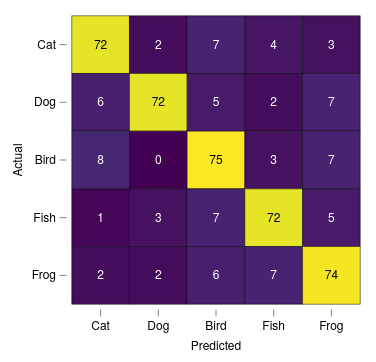

Write a Vega-Lite specification for this figure.
### Vega-Lite specification from a JSON file in a GitHub repository (floating-point values rounded to 4 significant figures)
{"background": null, "config": {"arc": {"fill": "#DBDBDB", "fillOpacity": 1.0, "innerRadius": 37.5, "padAngle": 0.03, "stroke": "black", "strokeOpacity": 1, "strokeWidth": 0.25}, "area": {"fill": "#DBDBDB", "fillOpacity": 1.0, "stroke": "black", "strokeOpacity": 1, "strokeWidth": 0.25}, "axis": {"domain": true, "domainCap": "round", "domainColor": "black", "domainWidth": 0.25, "grid": false, "gridCap": "round", "gridColor": "#F1F1F1", "gridDash": [0, 0], "gridOpacity": 1.0, "gridWidth": 0.25, "labelColor": "black", "labelFont": "Helvetica Neue, HelveticaNeue, Helvetica, Arial, sans-serif", "labelFontSize": 6, "labelFontStyle": "normal", "labelFontWeight": 400, "offset": 0, "ticks": true, "tickCap": "round", "tickColor": "black", "tickRound": false, "tickSize": 3.0, "tickWidth": 0.25, "titleColor": "black", "titleFont": "Helvetica Neue, HelveticaNeue, Helvetica, Arial, sans-serif", "titleFontSize": 6, "titleFontStyle": "normal", "titleFontWeight": 400}, "axisX": {"domain": false, "labelAlign": "center", "labelAngle": 0, "labels": true, "ticks": true, "translate": 0}, "axisY": {"domain": false, "labelAlign": "right", "labelAngle": 0, "labels": true, "ticks": true, "translate": 0}, "axisRight": {"domain": false, "labelAlign": "left", "labelAngle": 0, "labels": true, "ticks": true, "translate": 0}, "axisTop": {"domain": false, "labelAlign": "center", "labelAngle": 0, "labels": true, "ticks": true, "translate": 0}, "axisBand": {"tickOffset": 0}, "bar": {"fill": "#DBDBDB", "fillOpacity": 1.0, "stroke": "black", "strokeOpacity": 1, "strokeWidth": 0.25}, "boxplot": {"size": 13.5, "ticks": {"cornerRadius": 0.25, "fill": "black", "opacity": 1, "size": 6.75, "thickness": 0.25}, "box": {"fillOpacity": 1.0, "stroke": "black", "strokeOpacity": 1, "strokeWidth": 0.25}, "median": {"cornerRadius": 0, "fill": "black", "fillOpacity": 1.0, "opacity": 1, "size": 13.5, "thickness": 0.25}, "rule": {"fill": "black", "fillOpacity": 1.0, "size": 15.0, "stroke": "black", "strokeDash": [0, 0], "strokeOpacity": 1, "strokeWidth": 0.25}, "outliers": {"color": "black", "fill": "black", "fillOpacity": 1.0, "size": 0, "stroke": "black", "strokeOpacity": 1, "strokeWidth": 0.25}}, "circle": {"fill": "black", "fillOpacity": 1.0, "size": 1.875, "stroke": null, "strokeOpacity": 1, "strokeWidth": 0.25}, "errorband": {"band": {"fillOpacity": 0.6, "stroke": null, "strokeWidth": 0.25, "strokeOpacity": 1}, "borders": {"opacity": 0, "strokeOpacity": 1, "strokeWidth": 0.25}}, "errorbar": {"opacity": 1, "rule": {"strokeDash": [0, 0], "strokeWidth": 0.25}, "ticks": {"color": "black", "cornerRadius": 0.125, "opacity": 1, "size": 9.0, "thickness": 0.25}, "thickness": 0.25}, "font": "Helvetica Neue, HelveticaNeue, Helvetica, Arial, sans-serif", "geoshape": {"fill": "#DBDBDB", "fillOpacity": 1.0, "stroke": "black", "strokeOpacity": 1, "strokeWidth": 0.25}, "header": {"labelColor": "black", "labelFont": "Helvetica Neue, HelveticaNeue, Helvetica, Arial, sans-serif", "labelFontSize": 6, "labelFontStyle": "normal", "labelFontWeight": 400, "titleColor": "black", "titleFont": "Helvetica Neue, HelveticaNeue, Helvetica, Arial, sans-serif", "titleFontSize": 6, "titleFontStyle": "normal", "titleFontWeight": 400, "titlePadding": 0}, "legend": {"disable": false, "offset": 4.5, "titlePadding": 4, "labelOffset": 2, "gradientLabelOffset": 2, "columnPadding": 4, "rowPadding": 2, "gradientThickness": 5, "gradientOpacity": 1.0, "gradientStrokeColor": "black", "gradientStrokeWidth": 0.25, "labelColor": "black", "labelFont": "Helvetica Neue, HelveticaNeue, Helvetica, Arial, sans-serif", "labelFontSize": 6, "labelFontStyle": "normal", "labelFontWeight": 400, "strokeColor": "black", "strokeWidth": 0, "symbolSize": 36, "symbolStrokeColor": "black", "symbolStrokeWidth": 0.25, "titleColor": "black", "titleFont": "Helvetica Neue, HelveticaNeue, Helvetica, Arial, sans-serif", "titleFontSize": 6, "titleFontStyle": "normal", "titleFontWeight": 400}, "line": {"color": "black", "stroke": "black", "strokeCap": "butt", "strokeDash": [0, 0], "strokeOpacity": 1, "strokeWidth": 0.5}, "point": {"filled": true, "fill": "#DBDBDB", "fillOpacity": 1.0, "size": 7.5, "stroke": "black", "strokeOpacity": 1, "strokeWidth": 0.25}, "range": {"category": ["#9D9D9D", "#28287D", "#004225", "#47266F", "#00605D", "#DBDBDB", "#7983C1", "#6E927B", "#937FB4", "#699A97"], "diverging": {"scheme": ["#4F4265", "#6A5C82", "#85789D", "#A196B7", "#BDB5CE", "#D8D6DD", "#F6F6F6", "#CED8D7", "#9DBFBD", "#75A3A0", "#518683", "#326967", "#164D4B"]}, "heatmap": {"scheme": ["#440154", "#472270", "#433E82", "#38598C", "#2C728E", "#238A8D", "#24A086", "#39B578", "#5DC862", "#96D646", "#CAE02D", "#FDE724"]}, "ordinal": {"scheme": ["#F1F1F1", "#DBDBDB", "#C6C6C6", "#B2B2B2", "#9D9D9D", "#898989", "#767676", "#636363", "#515151", "#404040", "#2F2F2F", "#1F1F1F"]}, "ramp": {"scheme": ["#440154", "#472270", "#433E82", "#38598C", "#2C728E", "#238A8D", "#24A086", "#39B578", "#5DC862", "#96D646", "#CAE02D", "#FDE724"]}}, "rule": {"color": "black", "stroke": "black", "strokeCap": "round", "strokeDash": [2, 2], "strokeOpacity": 1, "strokeWidth": 0.25}, "scale": {"barBandPaddingInner": 0.1, "rectBandPaddingInner": 0, "tickBandPaddingInner": 0.1, "bandPaddingOuter": 0.1, "bandWithNestedOffsetPaddingInner": 0.2, "bandWithNestedOffsetPaddingOuter": 0.2, "offsetBandPaddingInner": 0, "offsetBandPaddingOuter": 0, "round": false}, "rect": {"fill": "#DBDBDB", "fillOpacity": 1.0, "stroke": "black", "strokeOpacity": 1, "strokeWidth": 0.25}, "square": {"fill": "#DBDBDB", "fillOpacity": 1.0, "size": 15.0, "stroke": "black", "strokeOpacity": 1, "strokeWidth": 0.25}, "text": {"color": "black", "font": "Helvetica Neue, HelveticaNeue, Helvetica, Arial, sans-serif", "fontSize": 6, "fontStyle": "normal", "fontWeight": 400}, "tick": {"color": "black", "cornerRadius": 0.125, "opacity": 1.0, "size": 13.5, "thickness": 0.25}, "title": {"anchor": "middle", "frame": "group", "color": "black", "font": "Helvetica Neue, HelveticaNeue, Helvetica, Arial, sans-serif", "fontSize": 6, "fontStyle": "normal", "fontWeight": 400, "subtitleColor": "black", "subtitleFont": "Helvetica Neue, HelveticaNeue, Helvetica, Arial, sans-serif", "subtitleFontSize": 6, "subtitleFontStyle": "normal", "subtitleFontWeight": 400}, "trail": {"color": "black", "opacity": 1, "size": 0.5}, "view": {"continuousWidth": 150, "continuousHeight": 150, "discreteWidth": 150, "discreteHeight": 150, "fill": null, "stroke": null, "strokeWidth": 0.25}}, "layer": [{"mark": {"type": "rect"}, "encoding": {"color": {"field": "n", "legend": null, "title": null, "type": "quantitative"}, "x": {"field": "pred", "sort": ["Cat", "Dog", "Bird", "Fish", "Frog"], "title": "Predicted", "type": "nominal"}, "y": {"field": "true", "sort": ["Cat", "Dog", "Bird", "Fish", "Frog"], "title": "Actual", "type": "nominal"}}}, {"mark": {"type": "text", "fontSize": 6}, "encoding": {"color": {"condition": {"test": "datum.n < 40", "value": "white"}, "value": "black"}, "text": {"field": "n", "type": "quantitative"}, "x": {"field": "pred", "sort": ["Cat", "Dog", "Bird", "Fish", "Frog"], "type": "nominal"}, "y": {"field": "true", "sort": ["Cat", "Dog", "Bird", "Fish", "Frog"], "type": "nominal"}}}], "data": {"name": "data-0384bf31b2f4585f32d7e10bbf17e1b5"}, "$schema": "https://vega.github.io/schema/vega-lite/v6.4.1.json", "datasets": {"data-0384bf31b2f4585f32d7e10bbf17e1b5": [{"true": "Cat", "pred": "Cat", "n": 72}, {"true": "Cat", "pred": "Dog", "n": 2}, {"true": "Cat", "pred": "Bird", "n": 7}, {"true": "Cat", "pred": "Fish", "n": 4}, {"true": "Cat", "pred": "Frog", "n": 3}, {"true": "Dog", "pred": "Cat", "n": 6}, {"true": "Dog", "pred": "Dog", "n": 72}, {"true": "Dog", "pred": "Bird", "n": 5}, {"true": "Dog", "pred": "Fish", "n": 2}, {"true": "Dog", "pred": "Frog", "n": 7}, {"true": "Bird", "pred": "Cat", "n": 8}, {"true": "Bird", "pred": "Dog", "n": 0}, {"true": "Bird", "pred": "Bird", "n": 75}, {"true": "Bird", "pred": "Fish", "n": 3}, {"true": "Bird", "pred": "Frog", "n": 7}, {"true": "Fish", "pred": "Cat", "n": 1}, {"true": "Fish", "pred": "Dog", "n": 3}, {"true": "Fish", "pred": "Bird", "n": 7}, {"true": "Fish", "pred": "Fish", "n": 72}, {"true": "Fish", "pred": "Frog", "n": 5}, {"true": "Frog", "pred": "Cat", "n": 2}, {"true": "Frog", "pred": "Dog", "n": 2}, {"true": "Frog", "pred": "Bird", "n": 6}, {"true": "Frog", "pred": "Fish", "n": 7}, {"true": "Frog", "pred": "Frog", "n": 74}]}}
